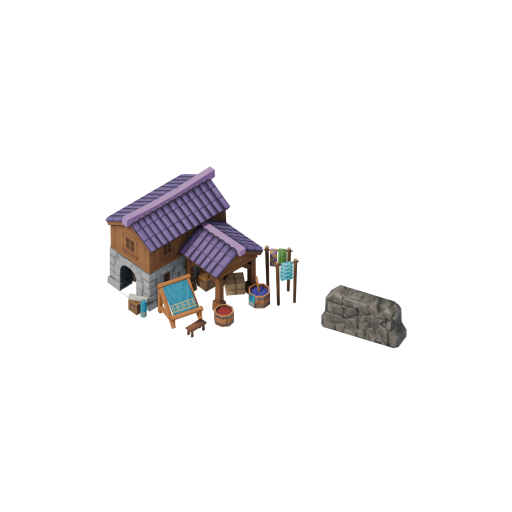
#> input picture Civ Supply Chains/Assets/CSC_TAILORS_Textile_Workshop_SV_Input.png, 1024 x 1024 px (shown at 1/2 size)
$ python service_postprocess.py '../../../../Civ Supply Chains/Assets/CSC_TAILORS_Textile_Workshop_SV_Input.png' out.png
#> lines starting #> are read from the running program, lines starting #| are printed output that depends on the picture; after the words box and inside, x2 and y2 are one past the last pixel; in counts of white or black regions, pixels touching at a corner belong together
#> in process_image, img is the input picture: PIL image 1024x1024 RGBA; mean R, G, B, A 9, 8, 8.4, 20.4
"""
Post-process CSC service/unit icon candidates into the same structural format as
Civ VI Units256 training data: transparent background + flat white pictogram.

Input may be a ComfyUI render on black/dark background. Output is an RGBA PNG:
  - near-black background -> alpha 0
  - bright foreground -> white with alpha from luminance
  - centered on a square canvas, default 256x256
"""
from __future__ import annotations

import argparse
from dataclasses import dataclass
from pathlib import Path

import numpy as np
from PIL import Image, ImageFilter


@dataclass(frozen=True)
class ServiceIconPostprocessConfig:
    output_size: int = 256
    target_fill: float = 0.78
    black_cutoff: int = 22
    white_point: int = 210
    alpha_gamma: float = 0.75
    min_component_area: int = 24
    feather_radius: float = 0.0
    solid_threshold: int = 28
    close_radius: int = 2
    fill_holes: bool = False
    remove_frame_components: bool = False


def _largest_bbox(alpha: np.ndarray, threshold: int = 8) -> tuple[int, int, int, int] | None:
    ys, xs = np.where(alpha > threshold)
    if len(xs) == 0:
        return None
    return int(xs.min()), int(ys.min()), int(xs.max()) + 1, int(ys.max()) + 1


# [72 lines left out: functions _fill_binary_holes, _remove_frame_components, not called in this run]


def _solidify_alpha(alpha_img: Image.Image, cfg: ServiceIconPostprocessConfig) -> Image.Image:
    """Convert extracted foreground into a solid white silhouette.

    ComfyUI often returns black line art on white; after inversion that becomes
    white outlines. This step closes small gaps and fills enclosed interiors so
    icons become filled pictograms rather than outline drawings.
    """
    mask_img = alpha_img.point(lambda p: 255 if p >= cfg.solid_threshold else 0)
    if cfg.close_radius > 0:
        # MaxFilter expands white strokes; MinFilter contracts them again. This
        # closes small line breaks before hole filling without greatly changing
        # the final silhouette size.
        size = cfg.close_radius * 2 + 1
        mask_img = mask_img.filter(ImageFilter.MaxFilter(size)).filter(ImageFilter.MinFilter(size))

    mask = np.array(mask_img) > 0
    if cfg.remove_frame_components:
        mask = _remove_frame_components(mask)
    if cfg.fill_holes:
        mask = _fill_binary_holes(mask)

    return Image.fromarray((mask.astype(np.uint8) * 255), "L")


def _estimate_corner_background_luminance(lum: np.ndarray, sample: int = 32) -> float:
    h, w = lum.shape
    s = max(4, min(sample, h // 4, w // 4))
    corners = np.concatenate([
        lum[:s, :s].reshape(-1),
        lum[:s, -s:].reshape(-1),
        lum[-s:, :s].reshape(-1),
        lum[-s:, -s:].reshape(-1),
    ])
    return float(np.median(corners))


def luminance_to_alpha(img: Image.Image, cfg: ServiceIconPostprocessConfig) -> Image.Image:
    rgba = np.array(img.convert("RGBA")).astype(np.float32)
    rgb = rgba[:, :, :3]
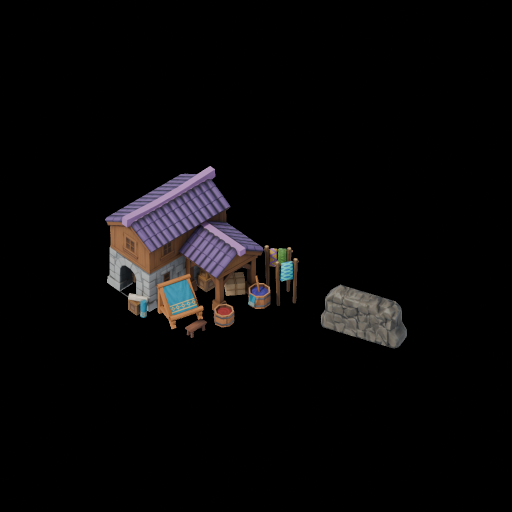
#> rgb: shape (1024, 1024, 3) float32 (shown at 1/2 size); mean R, G, B 9, 8, 8.4
    src_alpha = rgba[:, :, 3] / 255.0
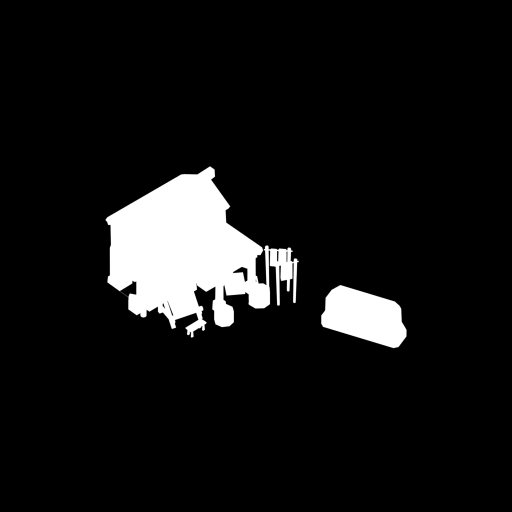
#> src_alpha: shape (1024, 1024) float32 (shown at 1/2 size); min 0, max 1, mean 0.0801
    lum = 0.2126 * rgb[:, :, 0] + 0.7152 * rgb[:, :, 1] + 0.0722 * rgb[:, :, 2]
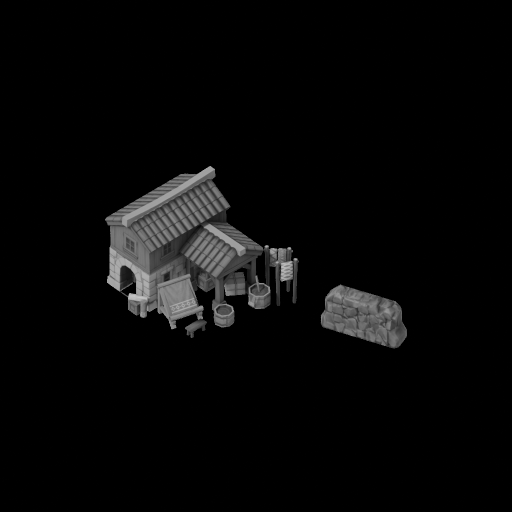
#> lum: shape (1024, 1024) float32 (shown at 1/2 size); min 0, max 198.4, mean 8.2

    bg_lum = _estimate_corner_background_luminance(lum)
#> in _estimate_corner_background_luminance, `corners = np.concatenate([ lum[:s, :s].reshape(-1), lum[:s, -s:].resha..`: corners = 4096 values, max 1 at index 1, min 0 at index 0, mean 0.0767
#> bg_lum = 0

    if bg_lum >= 128:
        # SDXL sometimes ignores "white pictogram on black" and produces black
        # line art on a white square. Treat bright corners as background and turn
        # dark marks into the white foreground alpha.
        alpha = (bg_lum - lum) / max(1, bg_lum - cfg.black_cutoff)
    else:
        # Training-data-like case: black/dark background, white symbol.
        alpha = (lum - bg_lum) / max(1, cfg.white_point - bg_lum)
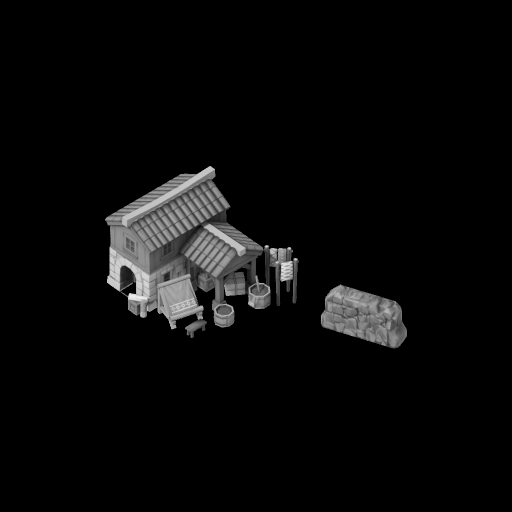
#> alpha: shape (1024, 1024) float32 (shown at 1/2 size); min 0, max 0.945, mean 0.0391

    alpha = np.clip(alpha, 0.0, 1.0)
    alpha = np.power(alpha, cfg.alpha_gamma)
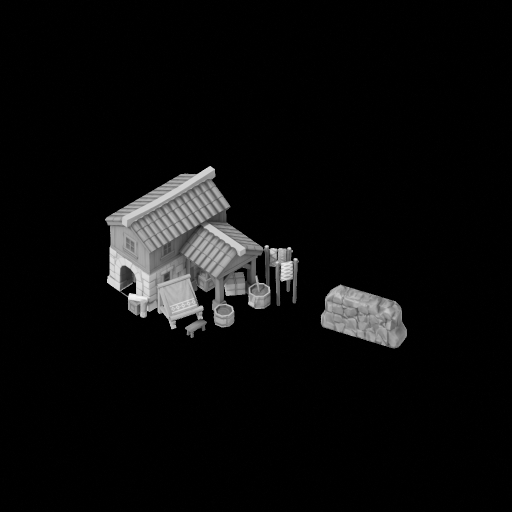
#> alpha: shape (1024, 1024) float32 (shown at 1/2 size); min 0, max 0.958, mean 0.0477
    alpha = alpha * src_alpha

    out = np.zeros((*alpha.shape, 4), dtype=np.uint8)
    out[:, :, :3] = 255
    out[:, :, 3] = np.clip(alpha * 255.0, 0, 255).astype(np.uint8)

    result = Image.fromarray(out, "RGBA")
    result.putalpha(_solidify_alpha(result.getchannel("A"), cfg))
#> in _solidify_alpha, `mask_img = alpha_img.point(lambda p: 255 if p >= cfg.solid_threshold e..`:
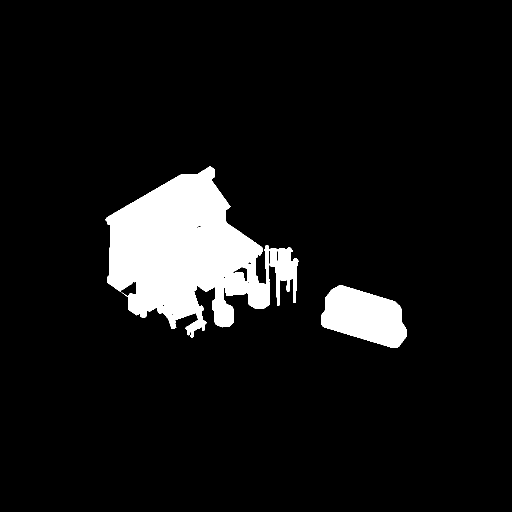
#> mask_img: PIL image 1024x1024 L (shown at 1/2 size); 8.1% white; 2 white regions, box (x1, y1, x2, y2) and area: (211, 332, 598, 675) 70561, (642, 570, 814, 696) 14400
#> in _solidify_alpha, `mask_img = mask_img.filter(ImageFilter.MaxFilter(size)).filter(ImageFi..`: mask_img: PIL image 1024x1024 L; 8.2% white; 2 white regions, box (x1, y1, x2, y2) and area: (211, 332, 598, 675) 71118, (642, 570, 814, 696) 14400
    if cfg.feather_radius > 0:
        # Optional edge feathering. Default is 0 because service icons should be
        # solid white pictograms, not semi-transparent line art.
        a = result.getchannel("A").filter(ImageFilter.GaussianBlur(cfg.feather_radius))
        result.putalpha(a)
    return result


def center_on_canvas(img: Image.Image, cfg: ServiceIconPostprocessConfig) -> Image.Image:
    img = img.convert("RGBA")
    alpha = np.array(img.getchannel("A"))
    bbox = _largest_bbox(alpha)
#> bbox = (211, 332, 814, 696)
    canvas = Image.new("RGBA", (cfg.output_size, cfg.output_size), (255, 255, 255, 0))
    if bbox is None:
        return canvas

    subject = img.crop(bbox)
    sw, sh = subject.size
#> sw = 603; sh = 364
    if sw <= 0 or sh <= 0:
        return canvas

    target = max(1, int(cfg.output_size * cfg.target_fill))
    scale = min(target / sw, target / sh)
#> scale = 0.33
    nw, nh = max(1, int(round(sw * scale))), max(1, int(round(sh * scale)))
#> nw = 199; nh = 120
    subject = subject.resize((nw, nh), Image.LANCZOS)
#> subject: PIL image 199x120 RGBA

    x = (cfg.output_size - nw) // 2
#> x = 28
    y = (cfg.output_size - nh) // 2
#> y = 68
    canvas.alpha_composite(subject, (x, y))
    return canvas


def process_image(input_path: Path, output_path: Path, cfg: ServiceIconPostprocessConfig) -> Path:
    img = Image.open(input_path).convert("RGBA")
    flat = luminance_to_alpha(img, cfg)
    final = center_on_canvas(flat, cfg)
    output_path.parent.mkdir(parents=True, exist_ok=True)
    final.save(output_path)
    return output_path


def main() -> None:
    parser = argparse.ArgumentParser(description="Remove dark background and make a flat transparent white Civ VI service icon.")
    parser.add_argument("input", type=Path)
    parser.add_argument("output", type=Path)
    parser.add_argument("--size", type=int, default=256)
    parser.add_argument("--target-fill", type=float, default=0.78)
    parser.add_argument("--black-cutoff", type=int, default=22)
    parser.add_argument("--white-point", type=int, default=210)
    parser.add_argument("--alpha-gamma", type=float, default=0.75)
    args = parser.parse_args()

    cfg = ServiceIconPostprocessConfig(
        output_size=args.size,
        target_fill=args.target_fill,
        black_cutoff=args.black_cutoff,
        white_point=args.white_point,
        alpha_gamma=args.alpha_gamma,
    )
    out = process_image(args.input, args.output, cfg)
    print(out)


if __name__ == "__main__":
    main()
